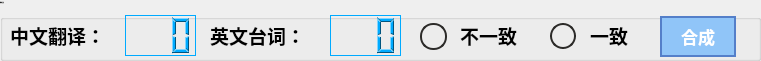
   <widget class="QGroupBox" name="groupBox_2">
    <property name="geometry">
     <rect>
      <x>20</x>
      <y>360</y>
      <width>761</width>
      <height>61</height>
     </rect>
    </property>
    <property name="font">
     <font>
      <family>微软雅黑</family>
      <pointsize>-1</pointsize>
     </font>
    </property>
    <property name="title">
     <string>检测结果</string>
    </property>
    <widget class="QLabel" name="label_17">
     <property name="geometry">
      <rect>
       <x>10</x>
       <y>20</y>
       <width>101</width>
       <height>31</height>
      </rect>
     </property>
     <property name="font">
      <font>
       <family>微软雅黑</family>
       <pointsize>14</pointsize>
       <weight>75</weight>
       <bold>true</bold>
      </font>
     </property>
     <property name="text">
      <string>中文翻译：</string>
     </property>
    </widget>
    <widget class="QLCDNumber" name="cnlinesled">
     <property name="geometry">
      <rect>
       <x>125</x>
       <y>15</y>
       <width>71</width>
       <height>41</height>
      </rect>
     </property>
     <property name="palette">
      <palette>
       <active>
        <colorrole role="WindowText">
         <brush brushstyle="SolidPattern">
          <color alpha="255">
           <red>0</red>
           <green>170</green>
           <blue>255</blue>
          </color>
         </brush>
        </colorrole>
        <colorrole role="Button">
         <brush brushstyle="SolidPattern">
          <color alpha="255">
           <red>179</red>
           <green>216</green>
           <blue>247</blue>
          </color>
         </brush>
        </colorrole>
        <colorrole role="Light">
         <brush brushstyle="SolidPattern">
          <color alpha="255">
           <red>127</red>
           <green>213</green>
           <blue>255</blue>
          </color>
         </brush>
        </colorrole>
        <colorrole role="Midlight">
         <brush brushstyle="SolidPattern">
          <color alpha="255">
           <red>63</red>
           <green>191</green>
           <blue>255</blue>
          </color>
         </brush>
        </colorrole>
        <colorrole role="Dark">
         <brush brushstyle="SolidPattern">
          <color alpha="255">
           <red>0</red>
           <green>85</green>
           <blue>127</blue>
          </color>
         </brush>
        </colorrole>
        <colorrole role="Mid">
         <brush brushstyle="SolidPattern">
          <color alpha="255">
           <red>0</red>
           <green>113</green>
           <blue>170</blue>
          </color>
         </brush>
        </colorrole>
        <colorrole role="Text">
         <brush brushstyle="SolidPattern">
          <color alpha="255">
           <red>0</red>
           <green>0</green>
           <blue>0</blue>
          </color>
         </brush>
        </colorrole>
        <colorrole role="BrightText">
         <brush brushstyle="SolidPattern">
          <color alpha="255">
           <red>255</red>
           <green>255</green>
           <blue>255</blue>
          </color>
         </brush>
        </colorrole>
        <colorrole role="ButtonText">
         <brush brushstyle="SolidPattern">
          <color alpha="255">
           <red>0</red>
           <green>0</green>
           <blue>0</blue>
          </color>
         </brush>
        </colorrole>
        <colorrole role="Base">
         <brush brushstyle="SolidPattern">
          <color alpha="255">
           <red>179</red>
           <green>216</green>
           <blue>247</blue>
          </color>
         </brush>
        </colorrole>
        <colorrole role="Window">
         <brush brushstyle="SolidPattern">
          <color alpha="255">
           <red>179</red>
           <green>216</green>
           <blue>247</blue>
          </color>
         </brush>
        </colorrole>
        <colorrole role="Shadow">
         <brush brushstyle="SolidPattern">
          <color alpha="255">
           <red>0</red>
           <green>0</green>
           <blue>0</blue>
          </color>
         </brush>
        </colorrole>
        <colorrole role="AlternateBase">
         <brush brushstyle="SolidPattern">
          <color alpha="255">
           <red>127</red>
           <green>212</green>
           <blue>255</blue>
          </color>
         </brush>
        </colorrole>
        <colorrole role="ToolTipBase">
         <brush brushstyle="SolidPattern">
          <color alpha="255">
           <red>255</red>
           <green>255</green>
           <blue>220</blue>
          </color>
         </brush>
        </colorrole>
        <colorrole role="ToolTipText">
         <brush brushstyle="SolidPattern">
          <color alpha="255">
           <red>0</red>
           <green>0</green>
           <blue>0</blue>
          </color>
         </brush>
        </colorrole>
        <colorrole role="PlaceholderText">
         <brush brushstyle="SolidPattern">
          <color alpha="128">
           <red>0</red>
           <green>0</green>
           <blue>0</blue>
          </color>
         </brush>
        </colorrole>
       </active>
       <inactive>
        <colorrole role="WindowText">
         <brush brushstyle="SolidPattern">
          <color alpha="255">
           <red>0</red>
           <green>170</green>
           <blue>255</blue>
          </color>
         </brush>
        </colorrole>
        <colorrole role="Button">
         <brush brushstyle="SolidPattern">
          <color alpha="255">
           <red>179</red>
           <green>216</green>
           <blue>247</blue>
          </color>
         </brush>
        </colorrole>
        <colorrole role="Light">
         <brush brushstyle="SolidPattern">
          <color alpha="255">
           <red>127</red>
           <green>213</green>
           <blue>255</blue>
          </color>
         </brush>
        </colorrole>
        <colorrole role="Midlight">
         <brush brushstyle="SolidPattern">
          <color alpha="255">
           <red>63</red>
           <green>191</green>
           <blue>255</blue>
          </color>
         </brush>
        </colorrole>
        <colorrole role="Dark">
         <brush brushstyle="SolidPattern">
          <color alpha="255">
           <red>0</red>
           <green>85</green>
           <blue>127</blue>
          </color>
         </brush>
        </colorrole>
        <colorrole role="Mid">
         <brush brushstyle="SolidPattern">
          <color alpha="255">
           <red>0</red>
           <green>113</green>
           <blue>170</blue>
          </color>
         </brush>
        </colorrole>
        <colorrole role="Text">
         <brush brushstyle="SolidPattern">
          <color alpha="255">
           <red>0</red>
           <green>0</green>
           <blue>0</blue>
          </color>
         </brush>
        </colorrole>
        <colorrole role="BrightText">
         <brush brushstyle="SolidPattern">
          <color alpha="255">
           <red>255</red>
           <green>255</green>
           <blue>255</blue>
          </color>
         </brush>
        </colorrole>
        <colorrole role="ButtonText">
         <brush brushstyle="SolidPattern">
          <color alpha="255">
           <red>0</red>
           <green>0</green>
           <blue>0</blue>
          </color>
         </brush>
        </colorrole>
        <colorrole role="Base">
         <brush brushstyle="SolidPattern">
          <color alpha="255">
           <red>179</red>
           <green>216</green>
           <blue>247</blue>
          </color>
         </brush>
        </colorrole>
        <colorrole role="Window">
         <brush brushstyle="SolidPattern">
          <color alpha="255">
           <red>179</red>
           <green>216</green>
           <blue>247</blue>
          </color>
         </brush>
        </colorrole>
        <colorrole role="Shadow">
         <brush brushstyle="SolidPattern">
          <color alpha="255">
           <red>0</red>
           <green>0</green>
           <blue>0</blue>
          </color>
         </brush>
        </colorrole>
        <colorrole role="AlternateBase">
         <brush brushstyle="SolidPattern">
          <color alpha="255">
           <red>127</red>
           <green>212</green>
           <blue>255</blue>
          </color>
         </brush>
        </colorrole>
        <colorrole role="ToolTipBase">
         <brush brushstyle="SolidPattern">
          <color alpha="255">
           <red>255</red>
           <green>255</green>
           <blue>220</blue>
          </color>
         </brush>
        </colorrole>
        <colorrole role="ToolTipText">
         <brush brushstyle="SolidPattern">
          <color alpha="255">
           <red>0</red>
           <green>0</green>
           <blue>0</blue>
          </color>
         </brush>
        </colorrole>
        <colorrole role="PlaceholderText">
         <brush brushstyle="SolidPattern">
          <color alpha="128">
           <red>0</red>
           <green>0</green>
           <blue>0</blue>
          </color>
         </brush>
        </colorrole>
       </inactive>
       <disabled>
        <colorrole role="WindowText">
         <brush brushstyle="SolidPattern">
          <color alpha="255">
           <red>0</red>
           <green>85</green>
           <blue>127</blue>
          </color>
         </brush>
        </colorrole>
        <colorrole role="Button">
         <brush brushstyle="SolidPattern">
          <color alpha="255">
           <red>179</red>
           <green>216</green>
           <blue>247</blue>
          </color>
         </brush>
        </colorrole>
        <colorrole role="Light">
         <brush brushstyle="SolidPattern">
          <color alpha="255">
           <red>127</red>
           <green>213</green>
           <blue>255</blue>
          </color>
         </brush>
        </colorrole>
        <colorrole role="Midlight">
         <brush brushstyle="SolidPattern">
          <color alpha="255">
           <red>63</red>
           <green>191</green>
           <blue>255</blue>
          </color>
         </brush>
        </colorrole>
        <colorrole role="Dark">
         <brush brushstyle="SolidPattern">
          <color alpha="255">
           <red>0</red>
           <green>85</green>
           <blue>127</blue>
          </color>
         </brush>
        </colorrole>
        <colorrole role="Mid">
         <brush brushstyle="SolidPattern">
          <color alpha="255">
           <red>0</red>
           <green>113</green>
           <blue>170</blue>
          </color>
         </brush>
        </colorrole>
        <colorrole role="Text">
         <brush brushstyle="SolidPattern">
          <color alpha="255">
           <red>0</red>
           <green>85</green>
           <blue>127</blue>
          </color>
         </brush>
        </colorrole>
        <colorrole role="BrightText">
         <brush brushstyle="SolidPattern">
          <color alpha="255">
           <red>255</red>
           <green>255</green>
           <blue>255</blue>
          </color>
         </brush>
        </colorrole>
        <colorrole role="ButtonText">
         <brush brushstyle="SolidPattern">
          <color alpha="255">
           <red>0</red>
           <green>85</green>
           <blue>127</blue>
          </color>
         </brush>
        </colorrole>
        <colorrole role="Base">
         <brush brushstyle="SolidPattern">
          <color alpha="255">
           <red>179</red>
           <green>216</green>
           <blue>247</blue>
          </color>
         </brush>
        </colorrole>
        <colorrole role="Window">
         <brush brushstyle="SolidPattern">
          <color alpha="255">
           <red>179</red>
           <green>216</green>
           <blue>247</blue>
          </color>
         </brush>
        </colorrole>
        <colorrole role="Shadow">
         <brush brushstyle="SolidPattern">
          <color alpha="255">
           <red>0</red>
           <green>0</green>
           <blue>0</blue>
          </color>
         </brush>
        </colorrole>
        <colorrole role="AlternateBase">
         <brush brushstyle="SolidPattern">
          <color alpha="255">
           <red>0</red>
           <green>170</green>
           <blue>255</blue>
          </color>
         </brush>
        </colorrole>
        <colorrole role="ToolTipBase">
         <brush brushstyle="SolidPattern">
          <color alpha="255">
           <red>255</red>
           <green>255</green>
           <blue>220</blue>
          </color>
         </brush>
        </colorrole>
        <colorrole role="ToolTipText">
         <brush brushstyle="SolidPattern">
          <color alpha="255">
           <red>0</red>
           <green>0</green>
           <blue>0</blue>
          </color>
         </brush>
        </colorrole>
        <colorrole role="PlaceholderText">
         <brush brushstyle="SolidPattern">
          <color alpha="128">
           <red>0</red>
           <green>0</green>
           <blue>0</blue>
          </color>
         </brush>
        </colorrole>
       </disabled>
      </palette>
     </property>
     <property name="frameShape">
      <enum>QFrame::Panel</enum>
     </property>
     <property name="frameShadow">
      <enum>QFrame::Plain</enum>
     </property>
     <property name="lineWidth">
      <number>1</number>
     </property>
     <property name="smallDecimalPoint">
      <bool>false</bool>
     </property>
     <property name="digitCount">
      <number>3</number>
     </property>
     <property name="mode">
      <enum>QLCDNumber::Dec</enum>
     </property>
     <property name="segmentStyle">
      <enum>QLCDNumber::Filled</enum>
     </property>
     <property name="intValue" stdset="0">
      <number>0</number>
     </property>
    </widget>
    <widget class="QLabel" name="label_18">
     <property name="geometry">
      <rect>
       <x>210</x>
       <y>20</y>
       <width>111</width>
       <height>31</height>
      </rect>
     </property>
     <property name="font">
      <font>
       <family>微软雅黑</family>
       <pointsize>14</pointsize>
       <weight>75</weight>
       <bold>true</bold>
      </font>
     </property>
     <property name="text">
      <string>英文台词：</string>
     </property>
    </widget>
    <widget class="QLCDNumber" name="enlinesled">
     <property name="geometry">
      <rect>
       <x>330</x>
       <y>15</y>
       <width>71</width>
       <height>41</height>
      </rect>
     </property>
     <property name="palette">
      <palette>
       <active>
        <colorrole role="WindowText">
         <brush brushstyle="SolidPattern">
          <color alpha="255">
           <red>0</red>
           <green>170</green>
           <blue>255</blue>
          </color>
         </brush>
        </colorrole>
        <colorrole role="Button">
         <brush brushstyle="SolidPattern">
          <color alpha="255">
           <red>179</red>
           <green>216</green>
           <blue>247</blue>
          </color>
         </brush>
        </colorrole>
        <colorrole role="Light">
         <brush brushstyle="SolidPattern">
          <color alpha="255">
           <red>127</red>
           <green>213</green>
           <blue>255</blue>
          </color>
         </brush>
        </colorrole>
        <colorrole role="Midlight">
         <brush brushstyle="SolidPattern">
          <color alpha="255">
           <red>63</red>
           <green>191</green>
           <blue>255</blue>
          </color>
         </brush>
        </colorrole>
        <colorrole role="Dark">
         <brush brushstyle="SolidPattern">
          <color alpha="255">
           <red>0</red>
           <green>85</green>
           <blue>127</blue>
          </color>
         </brush>
        </colorrole>
        <colorrole role="Mid">
         <brush brushstyle="SolidPattern">
          <color alpha="255">
           <red>0</red>
           <green>113</green>
           <blue>170</blue>
          </color>
         </brush>
        </colorrole>
        <colorrole role="Text">
         <brush brushstyle="SolidPattern">
          <color alpha="255">
           <red>0</red>
           <green>0</green>
           <blue>0</blue>
          </color>
         </brush>
        </colorrole>
        <colorrole role="BrightText">
         <brush brushstyle="SolidPattern">
          <color alpha="255">
           <red>255</red>
           <green>255</green>
           <blue>255</blue>
          </color>
         </brush>
        </colorrole>
        <colorrole role="ButtonText">
         <brush brushstyle="SolidPattern">
          <color alpha="255">
           <red>0</red>
           <green>0</green>
           <blue>0</blue>
          </color>
         </brush>
        </colorrole>
        <colorrole role="Base">
         <brush brushstyle="SolidPattern">
          <color alpha="255">
           <red>179</red>
           <green>216</green>
           <blue>247</blue>
          </color>
         </brush>
        </colorrole>
        <colorrole role="Window">
         <brush brushstyle="SolidPattern">
          <color alpha="255">
           <red>179</red>
           <green>216</green>
           <blue>247</blue>
          </color>
         </brush>
        </colorrole>
        <colorrole role="Shadow">
         <brush brushstyle="SolidPattern">
          <color alpha="255">
           <red>0</red>
           <green>0</green>
           <blue>0</blue>
          </color>
         </brush>
        </colorrole>
        <colorrole role="AlternateBase">
         <brush brushstyle="SolidPattern">
          <color alpha="255">
           <red>127</red>
           <green>212</green>
           <blue>255</blue>
          </color>
         </brush>
        </colorrole>
        <colorrole role="ToolTipBase">
         <brush brushstyle="SolidPattern">
          <color alpha="255">
           <red>255</red>
           <green>255</green>
           <blue>220</blue>
          </color>
         </brush>
        </colorrole>
        <colorrole role="ToolTipText">
         <brush brushstyle="SolidPattern">
          <color alpha="255">
           <red>0</red>
           <green>0</green>
           <blue>0</blue>
          </color>
         </brush>
        </colorrole>
        <colorrole role="PlaceholderText">
         <brush brushstyle="SolidPattern">
          <color alpha="128">
           <red>0</red>
           <green>0</green>
           <blue>0</blue>
          </color>
         </brush>
        </colorrole>
       </active>
       <inactive>
        <colorrole role="WindowText">
         <brush brushstyle="SolidPattern">
          <color alpha="255">
           <red>0</red>
           <green>170</green>
           <blue>255</blue>
          </color>
         </brush>
        </colorrole>
        <colorrole role="Button">
         <brush brushstyle="SolidPattern">
          <color alpha="255">
           <red>179</red>
           <green>216</green>
           <blue>247</blue>
          </color>
         </brush>
        </colorrole>
        <colorrole role="Light">
         <brush brushstyle="SolidPattern">
          <color alpha="255">
           <red>127</red>
           <green>213</green>
           <blue>255</blue>
          </color>
         </brush>
        </colorrole>
        <colorrole role="Midlight">
         <brush brushstyle="SolidPattern">
          <color alpha="255">
           <red>63</red>
           <green>191</green>
           <blue>255</blue>
          </color>
         </brush>
        </colorrole>
        <colorrole role="Dark">
         <brush brushstyle="SolidPattern">
          <color alpha="255">
           <red>0</red>
           <green>85</green>
           <blue>127</blue>
          </color>
         </brush>
        </colorrole>
        <colorrole role="Mid">
         <brush brushstyle="SolidPattern">
          <color alpha="255">
           <red>0</red>
           <green>113</green>
           <blue>170</blue>
          </color>
         </brush>
        </colorrole>
        <colorrole role="Text">
         <brush brushstyle="SolidPattern">
          <color alpha="255">
           <red>0</red>
           <green>0</green>
           <blue>0</blue>
          </color>
         </brush>
        </colorrole>
        <colorrole role="BrightText">
         <brush brushstyle="SolidPattern">
          <color alpha="255">
           <red>255</red>
           <green>255</green>
           <blue>255</blue>
          </color>
         </brush>
        </colorrole>
        <colorrole role="ButtonText">
         <brush brushstyle="SolidPattern">
          <color alpha="255">
           <red>0</red>
           <green>0</green>
           <blue>0</blue>
          </color>
         </brush>
        </colorrole>
        <colorrole role="Base">
         <brush brushstyle="SolidPattern">
          <color alpha="255">
           <red>179</red>
           <green>216</green>
           <blue>247</blue>
          </color>
         </brush>
        </colorrole>
        <colorrole role="Window">
         <brush brushstyle="SolidPattern">
          <color alpha="255">
           <red>179</red>
           <green>216</green>
           <blue>247</blue>
          </color>
         </brush>
        </colorrole>
        <colorrole role="Shadow">
         <brush brushstyle="SolidPattern">
          <color alpha="255">
           <red>0</red>
           <green>0</green>
           <blue>0</blue>
          </color>
         </brush>
        </colorrole>
        <colorrole role="AlternateBase">
         <brush brushstyle="SolidPattern">
          <color alpha="255">
           <red>127</red>
           <green>212</green>
           <blue>255</blue>
          </color>
         </brush>
        </colorrole>
        <colorrole role="ToolTipBase">
         <brush brushstyle="SolidPattern">
          <color alpha="255">
           <red>255</red>
           <green>255</green>
           <blue>220</blue>
          </color>
         </brush>
        </colorrole>
        <colorrole role="ToolTipText">
         <brush brushstyle="SolidPattern">
          <color alpha="255">
           <red>0</red>
           <green>0</green>
           <blue>0</blue>
          </color>
         </brush>
        </colorrole>
        <colorrole role="PlaceholderText">
         <brush brushstyle="SolidPattern">
          <color alpha="128">
           <red>0</red>
           <green>0</green>
           <blue>0</blue>
          </color>
         </brush>
        </colorrole>
       </inactive>
       <disabled>
        <colorrole role="WindowText">
         <brush brushstyle="SolidPattern">
          <color alpha="255">
           <red>0</red>
           <green>85</green>
           <blue>127</blue>
          </color>
         </brush>
        </colorrole>
        <colorrole role="Button">
         <brush brushstyle="SolidPattern">
          <color alpha="255">
           <red>179</red>
           <green>216</green>
           <blue>247</blue>
          </color>
         </brush>
        </colorrole>
        <colorrole role="Light">
         <brush brushstyle="SolidPattern">
          <color alpha="255">
           <red>127</red>
           <green>213</green>
           <blue>255</blue>
          </color>
         </brush>
        </colorrole>
        <colorrole role="Midlight">
         <brush brushstyle="SolidPattern">
          <color alpha="255">
           <red>63</red>
           <green>191</green>
           <blue>255</blue>
          </color>
         </brush>
        </colorrole>
        <colorrole role="Dark">
         <brush brushstyle="SolidPattern">
          <color alpha="255">
           <red>0</red>
           <green>85</green>
           <blue>127</blue>
          </color>
         </brush>
        </colorrole>
        <colorrole role="Mid">
         <brush brushstyle="SolidPattern">
          <color alpha="255">
           <red>0</red>
           <green>113</green>
           <blue>170</blue>
          </color>
         </brush>
        </colorrole>
        <colorrole role="Text">
         <brush brushstyle="SolidPattern">
          <color alpha="255">
           <red>0</red>
           <green>85</green>
           <blue>127</blue>
          </color>
         </brush>
        </colorrole>
        <colorrole role="BrightText">
         <brush brushstyle="SolidPattern">
          <color alpha="255">
           <red>255</red>
           <green>255</green>
           <blue>255</blue>
          </color>
         </brush>
        </colorrole>
        <colorrole role="ButtonText">
         <brush brushstyle="SolidPattern">
          <color alpha="255">
           <red>0</red>
           <green>85</green>
           <blue>127</blue>
          </color>
         </brush>
        </colorrole>
        <colorrole role="Base">
         <brush brushstyle="SolidPattern">
          <color alpha="255">
           <red>179</red>
           <green>216</green>
           <blue>247</blue>
          </color>
         </brush>
        </colorrole>
        <colorrole role="Window">
         <brush brushstyle="SolidPattern">
          <color alpha="255">
           <red>179</red>
           <green>216</green>
           <blue>247</blue>
          </color>
         </brush>
        </colorrole>
        <colorrole role="Shadow">
         <brush brushstyle="SolidPattern">
          <color alpha="255">
           <red>0</red>
           <green>0</green>
           <blue>0</blue>
          </color>
         </brush>
        </colorrole>
        <colorrole role="AlternateBase">
         <brush brushstyle="SolidPattern">
          <color alpha="255">
           <red>0</red>
           <green>170</green>
           <blue>255</blue>
          </color>
         </brush>
        </colorrole>
        <colorrole role="ToolTipBase">
         <brush brushstyle="SolidPattern">
          <color alpha="255">
           <red>255</red>
           <green>255</green>
           <blue>220</blue>
          </color>
         </brush>
        </colorrole>
        <colorrole role="ToolTipText">
         <brush brushstyle="SolidPattern">
          <color alpha="255">
           <red>0</red>
           <green>0</green>
           <blue>0</blue>
          </color>
         </brush>
        </colorrole>
        <colorrole role="PlaceholderText">
         <brush brushstyle="SolidPattern">
          <color alpha="128">
           <red>0</red>
           <green>0</green>
           <blue>0</blue>
          </color>
         </brush>
        </colorrole>
       </disabled>
      </palette>
     </property>
     <property name="frameShape">
      <enum>QFrame::Panel</enum>
     </property>
     <property name="frameShadow">
      <enum>QFrame::Plain</enum>
     </property>
     <property name="lineWidth">
      <number>1</number>
     </property>
     <property name="smallDecimalPoint">
      <bool>false</bool>
     </property>
     <property name="digitCount">
      <number>3</number>
     </property>
     <property name="mode">
      <enum>QLCDNumber::Dec</enum>
     </property>
     <property name="segmentStyle">
      <enum>QLCDNumber::Filled</enum>
     </property>
     <property name="intValue" stdset="0">
      <number>0</number>
     </property>
    </widget>
    <widget class="QLabel" name="label_19">
     <property name="geometry">
      <rect>
       <x>460</x>
       <y>15</y>
       <width>81</width>
       <height>41</height>
      </rect>
     </property>
     <property name="font">
      <font>
       <family>微软雅黑</family>
       <pointsize>14</pointsize>
       <weight>75</weight>
       <bold>true</bold>
      </font>
     </property>
     <property name="text">
      <string>不一致</string>
     </property>
    </widget>
    <widget class="QLabel" name="label_20">
     <property name="geometry">
      <rect>
       <x>590</x>
       <y>20</y>
       <width>61</width>
       <height>31</height>
      </rect>
     </property>
     <property name="font">
      <font>
       <family>微软雅黑</family>
       <pointsize>14</pointsize>
       <weight>75</weight>
       <bold>true</bold>
      </font>
     </property>
     <property name="text">
      <string>一致</string>
     </property>
    </widget>
    <widget class="QPushButton" name="beginmerge">
     <property name="geometry">
      <rect>
       <x>660</x>
       <y>16</y>
       <width>76</width>
       <height>41</height>
      </rect>
     </property>
     <property name="font">
      <font>
       <family>微软雅黑</family>
       <pointsize>13</pointsize>
       <weight>75</weight>
       <bold>true</bold>
      </font>
     </property>
     <property name="styleSheet">
      <string notr="true">QPushButton{
        border: solid;
		border-width:2px;
		border-color:rgb(84,127,201);
}

QPushButton:enabled:hover
{
        background: rgb(104, 167, 218);
        color: white;
}

QPushButton:enabled 
{
        background: rgb(144, 197, 248);
        color: white;
}

QPushButton:enabled:pressed{
        background: rgb(124, 147, 255);
		border-color:rgb(104,147,231);
}</string>
     </property>
     <property name="text">
      <string>合成</string>
     </property>
    </widget>
    <widget class="QLabel" name="notsame">
     <property name="geometry">
      <rect>
       <x>420</x>
       <y>23</y>
       <width>27</width>
       <height>27</height>
      </rect>
     </property>
     <property name="styleSheet">
      <string notr="true">border:solid;
border-width:2px;
border-color:rgb(44,43,41);
border-radius:13px;
background:rgb(255, 0, 0,0)</string>
     </property>
     <property name="text">
      <string/>
     </property>
    </widget>
    <widget class="QLabel" name="same">
     <property name="geometry">
      <rect>
       <x>550</x>
       <y>23</y>
       <width>26</width>
       <height>26</height>
      </rect>
     </property>
     <property name="styleSheet">
      <string notr="true">border:solid;
border-width:2px;
border-color:rgb(44,43,41);
border-radius:13px;
background:rgb(9, 247,104,0)</string>
     </property>
     <property name="text">
      <string/>
     </property>
    </widget>
   </widget>
